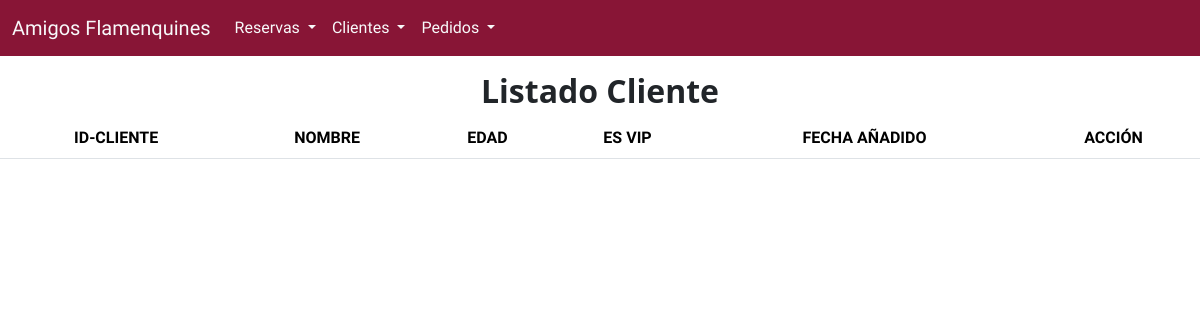
Page /mostrar_listado_cliente_id.php on the earlier database version.
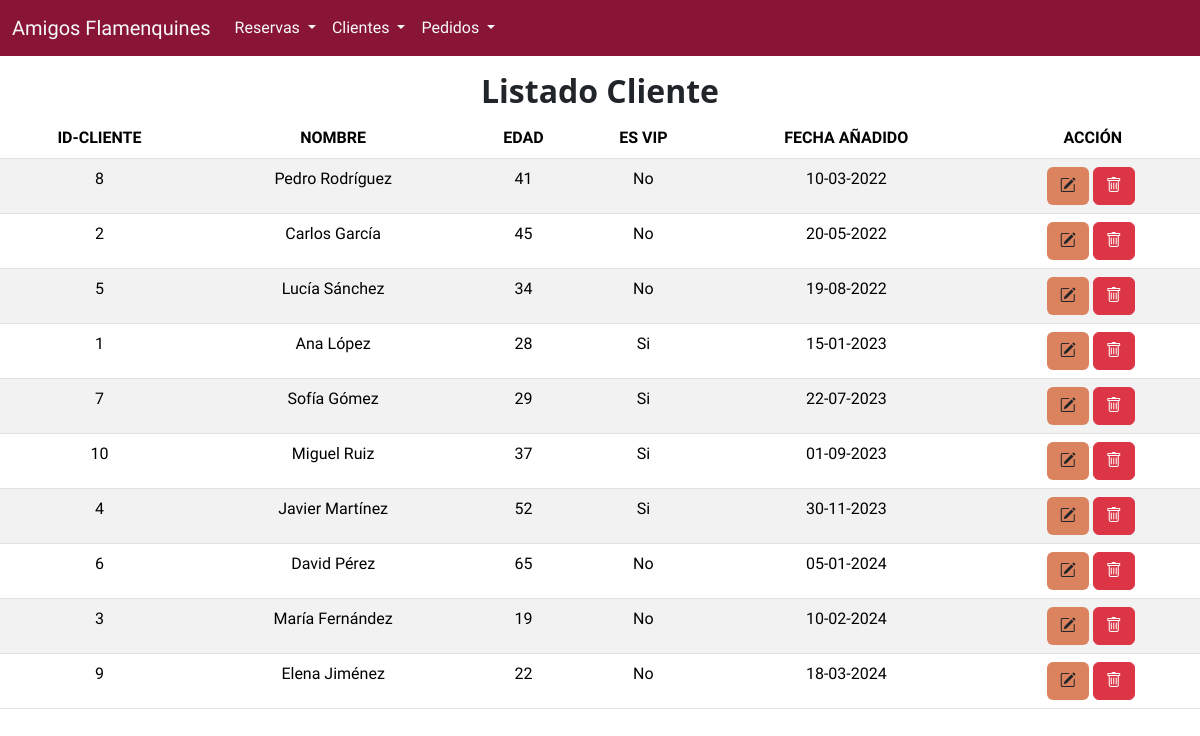
Same page on the later database version.
### tables this page shows
CREATE TABLE `client` (
  `id_client` int NOT NULL,
  `date_created_account` date NOT NULL,
  `age` int NOT NULL,
  `is_vip` tinyint(1) NOT NULL,
  `name` varchar(50) NOT NULL
);

### mostrar_listado_cliente_id.php (the view, shortened to what this page needs)
<?php
$conexion = obtenerConexion();
$tabla = "<table class='table table-striped text-center ' id='listadoClientes'>";
$tabla .= "<thead><tr><th>ID-CLIENTE</th><th>NOMBRE</th><th>EDAD</th><th>ES VIP</th><th>FECHA AÑADIDO</th>";
$tabla .= "<th>ACCIÓN</th>";
$tabla.= "</tr></thead><tbody>";
$vaBuscarId = isset($_GET["idClienteBuscar"]);
if ($vaBuscarId && $_GET["idClienteBuscar"] != "") {
    $idCliente = $_GET["idClienteBuscar"];
    $sql = "SELECT * FROM client WHERE id_client = $idCliente ;";
}else{
    $sql = "SELECT * FROM client ORDER BY date_created_account";
}
$resultado = mysqli_query($conexion, $sql);
while ($fila = mysqli_fetch_assoc($resultado)) {
    if ($fila["is_vip"] == "1") {
        $esVip = "Si";
    }else{
        $esVip = "No";
    }
    $tabla .= "<tr>";
    $tabla .= "<td>". $fila["id_client"] ."</td>";
    $tabla .= "<td>". $fila["name"] ."</td>";
    $tabla .= "<td>". $fila["age"] ."</td>";
    $tabla .= "<td>". $esVip ."</td>";
    $fecha = implode('-',array_reverse(explode('-',$fila['date_created_account'])));
    $tabla .= "<td>". $fecha ."</td>";
    $tabla .= "<td><form class='d-inline me-1' action='form_editar_cliente.php' method='get'>";
    $tabla .= "<input type='hidden' name='cliente' value='" . htmlspecialchars(json_encode($fila),ENT_QUOTES) . "' />";
    $tabla .= "<button name='Editar' class='btn bg-secondary'><i class='bi bi-pencil-square'></i></button></form>";
    $tabla .= "<form class='d-inline me-1' action='eliminar_cliente.php' method='post'>";
    $tabla .= "<input type='hidden' name='idCliente' value='".$fila["id_client"]."' />";
    $tabla .= "<button type='submit' name='btnBorrar' class='btn btn-danger'><i class='bi bi-trash'></i></button> </form>";
            $tabla .= "</td></tr>";
}
$tabla .= "</tbody></table>";
?>
    <h2 class="text-center" style="
        font-family: 'Open Sans', sans-serif;">Listado Cliente</h2>
    <?php
        echo $tabla;
    ?>
</body>
</html>

Differences in the rows shown:
added client: id_client "8", name "Pedro Rodríguez", age "41", is_vip "No", date_created_account "10-03-2022"
added client: id_client "2", name "Carlos García", age "45", is_vip "No", date_created_account "20-05-2022"
added client: id_client "5", name "Lucía Sánchez", age "34", is_vip "No", date_created_account "19-08-2022"
added client: id_client "1", name "Ana López", age "28", is_vip "Si", date_created_account "15-01-2023"
added client: id_client "7", name "Sofía Gómez", age "29", is_vip "Si", date_created_account "22-07-2023"
added client: id_client "10", name "Miguel Ruiz", age "37", is_vip "Si", date_created_account "01-09-2023"
added client: id_client "4", name "Javier Martínez", age "52", is_vip "Si", date_created_account "30-11-2023"
added client: id_client "6", name "David Pérez", age "65", is_vip "No", date_created_account "05-01-2024"
added client: id_client "3", name "María Fernández", age "19", is_vip "No", date_created_account "10-02-2024"
added client: id_client "9", name "Elena Jiménez", age "22", is_vip "No", date_created_account "18-03-2024"
